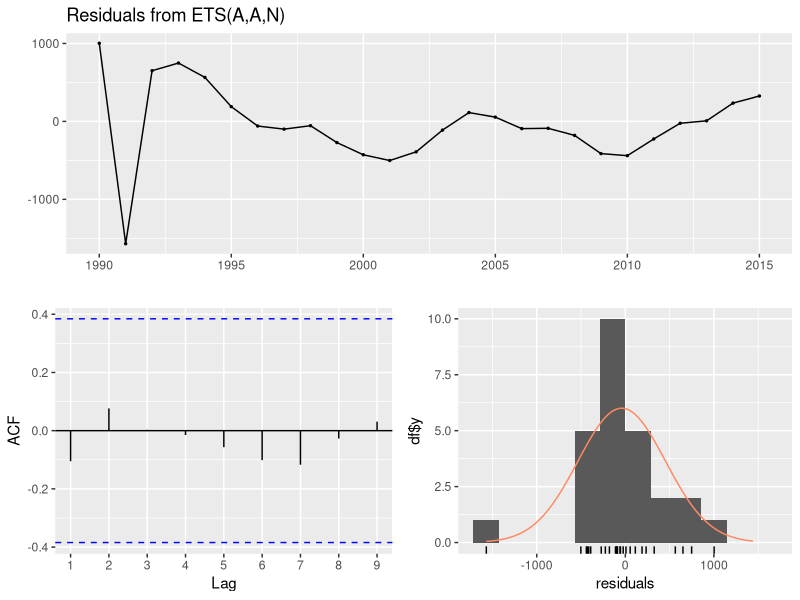
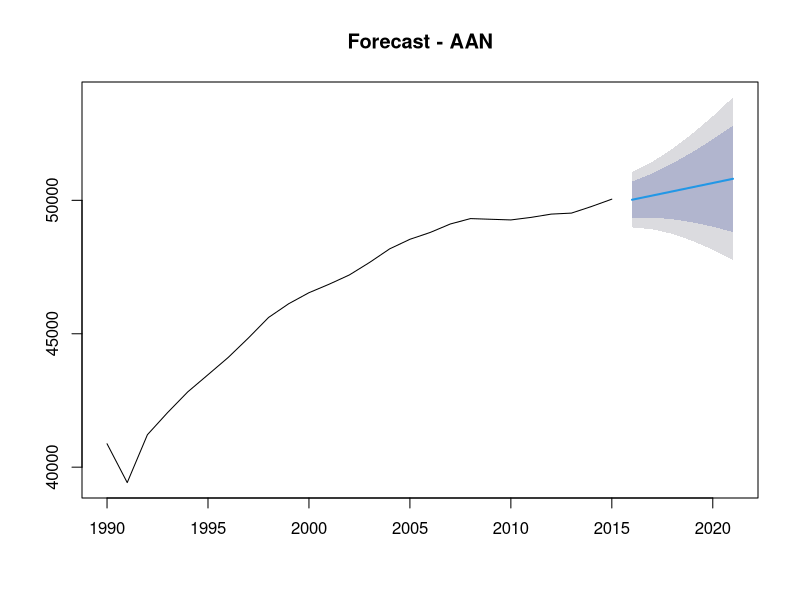
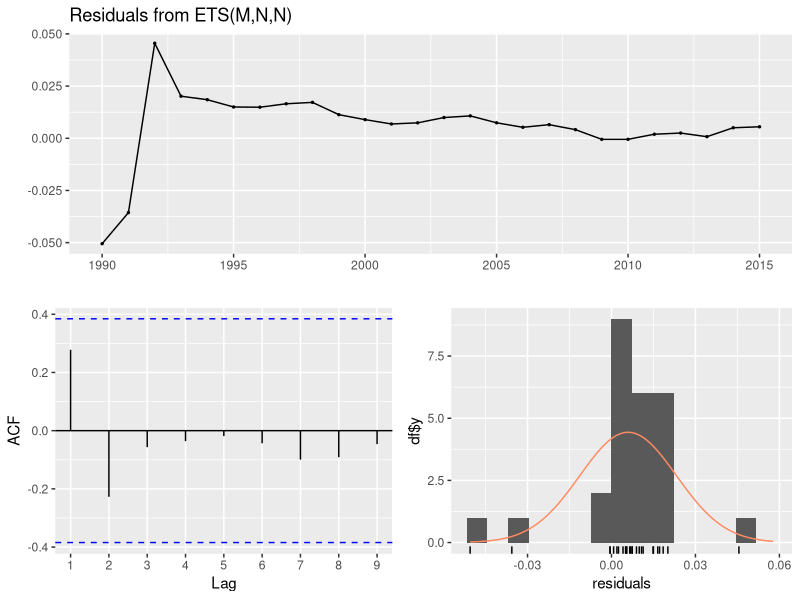
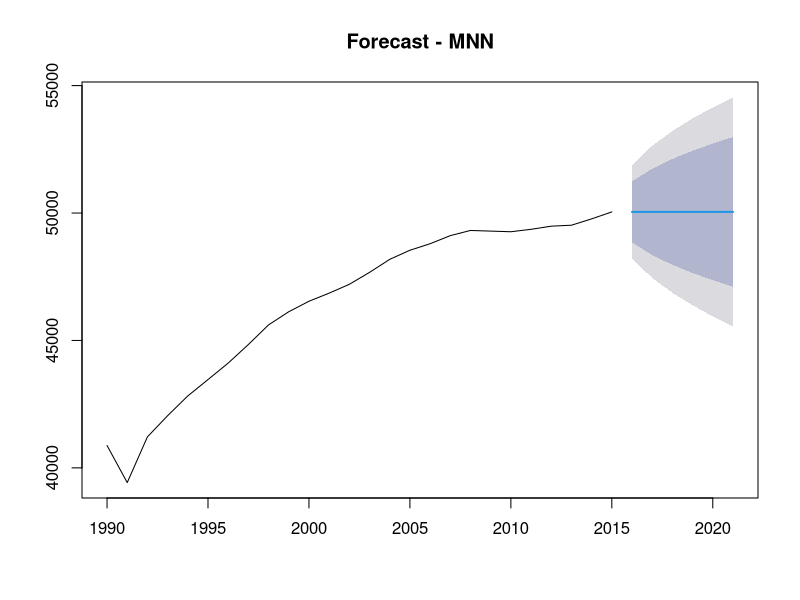

Here is the R script that generated these plots, in order:
# Load packages
library(readxl)
library(forecast)

# Load data
enrollment <- read_excel(
  "tabn203.10.xlsx",
  sheet = "Digest 2022 Table 203.10",
  range = "A4:U38",
  col_types = c(
    "text",
    "skip",
    "skip",
    "numeric",
    "skip",
    "numeric",
    "numeric",
    "numeric",
    "numeric",
    "numeric",
    "numeric",
    "numeric",
    "numeric",
    "numeric",
    "numeric",
    "skip",
    "numeric",
    "numeric",
    "numeric",
    "numeric",
    "numeric"
  )
)

enrollment$enrollment_total <-
  rowSums(enrollment[,-1], na.rm = TRUE)

# Prepare the time series data
enrollment_ts <-
  ts(
    enrollment$enrollment_total,
    start = 1990,
    end = 2021,
    frequency = 1
  )

# Split the data into training and testing sets
train_end <- 2015
train_ts <- window(enrollment_ts, end = train_end)
test_ts <- window(enrollment_ts, start = train_end + 1)

# Specify the exponential smoothing model components
models <- c("AAN", "MNN")

for (model_spec in models) {
  cat("Model:", model_spec, "\n")
  enrollment_model <- ets(train_ts, model = model_spec)
  
  # Review the model
  summary(enrollment_model)
  
  # Evaluate model diagnostics
  checkresiduals(enrollment_model)
  
  # Make predictions on the testing data
  enrollment_forecast <- forecast(enrollment_model, h = length(test_ts))
  
  # View forecast
  plot(enrollment_forecast, main = paste("Forecast -", model_spec))
  print(enrollment_forecast)
  
  # Evaluate model accuracy
  accuracy_results <- accuracy(enrollment_forecast, test_ts)
  print(accuracy_results)
  
  cat("\n")
}